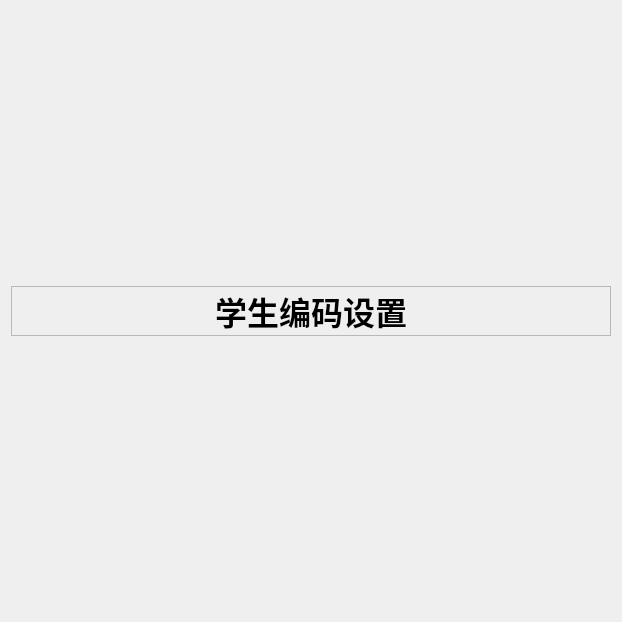
<?xml version="1.0" encoding="UTF-8"?>
<ui version="4.0">
 <class>Form</class>
 <widget class="QWidget" name="Form">
  <property name="geometry">
   <rect>
    <x>0</x>
    <y>0</y>
    <width>618</width>
    <height>622</height>
   </rect>
  </property>
  <property name="windowTitle">
   <string>Form</string>
  </property>
  <layout class="QVBoxLayout" name="verticalLayout">
   <item>
    <widget class="QLabel" name="label">
     <property name="minimumSize">
      <size>
       <width>600</width>
       <height>50</height>
      </size>
     </property>
     <property name="maximumSize">
      <size>
       <width>100000</width>
       <height>50</height>
      </size>
     </property>
     <property name="font">
      <font>
       <family>微软雅黑</family>
       <pointsize>24</pointsize>
       <weight>75</weight>
       <bold>true</bold>
      </font>
     </property>
     <property name="frameShape">
      <enum>QFrame::StyledPanel</enum>
     </property>
     <property name="text">
      <string>学生编码设置</string>
     </property>
     <property name="textFormat">
      <enum>Qt::AutoText</enum>
     </property>
     <property name="alignment">
      <set>Qt::AlignCenter</set>
     </property>
     <property name="wordWrap">
      <bool>false</bool>
     </property>
     <property name="margin">
      <number>0</number>
     </property>
     <property name="indent">
      <number>-1</number>
     </property>
    </widget>
   </item>
  </layout>
 </widget>
 <resources/>
 <connections/>
</ui>
